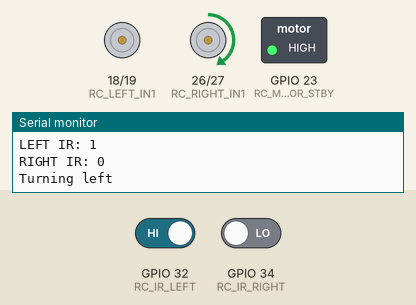
The program below on a simulated ESP32. Parts: motor-driver pin pairs drawn as motors (green arrow = first pin HIGH = forward, orange = second pin HIGH = backward, longer = more drive, scaled by the enable pin, stopped while the standby pin is LOW), switched loads named in the program (green lamp = pin HIGH), the last lines printed to the serial monitor. The test bench sets the inputs (shaded band); at power-on: GPIO 32 (RC_IR_LEFT) HIGH, GPIO 34 (RC_IR_RIGHT) LOW.

Above: at 1.2 s.
1.3 s: GPIO 32 (RC_IR_LEFT) driven LOW
At 2.4 s:
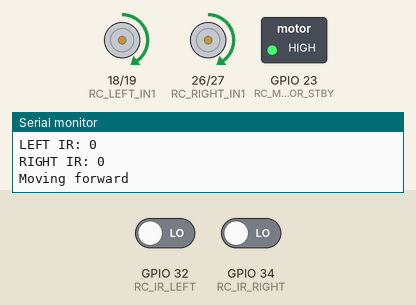
2.8 s: GPIO 34 (RC_IR_RIGHT) driven HIGH
At 3.7 s:
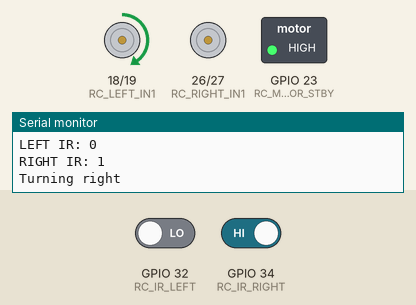
4.3 s: GPIO 32 (RC_IR_LEFT) driven HIGH
At 5.0 s:
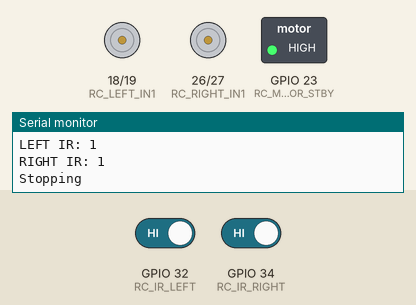
Timing chart, 0 to 7.3 s (numbered marks = the images above; inputs shaded):
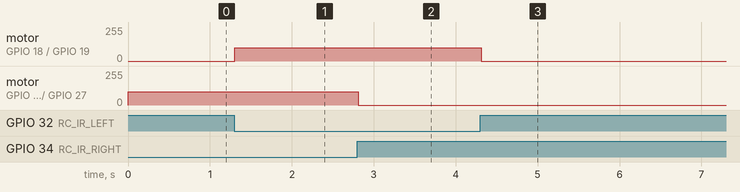

Measured:
- after the input at 1.3 s, motor on GPIO 18 (RC_LEFT_IN1) / GPIO 19 (RC_LEFT_IN2): stopped → forward 100/255 at once
- after the input at 2.8 s, motor on GPIO 26 (RC_RIGHT_IN1) / GPIO 27 (RC_RIGHT_IN2): forward 100/255 → stopped at once
- after the input at 4.3 s, motor on GPIO 18 (RC_LEFT_IN1) / GPIO 19 (RC_LEFT_IN2): forward 100/255 → stopped at once

The program:

main.cpp
```cpp
#define RC_MOTOR_STBY 23

// Left motor
#define RC_LEFT_PWM 33
#define RC_LEFT_IN1 18
#define RC_LEFT_IN2 19

// Right motor
#define RC_RIGHT_PWM 25
#define RC_RIGHT_IN1 26
#define RC_RIGHT_IN2 27

#define RC_IR_LEFT 32
#define RC_IR_RIGHT 34

#define SPEED 100

#include <Arduino.h>

void setup()
{
    Serial.begin(115200);
    pinMode(RC_MOTOR_STBY, OUTPUT);
    pinMode(RC_LEFT_PWM, OUTPUT);
    pinMode(RC_LEFT_IN1, OUTPUT);
    pinMode(RC_LEFT_IN2, OUTPUT);
    pinMode(RC_RIGHT_PWM, OUTPUT);
    pinMode(RC_RIGHT_IN1, OUTPUT);
    pinMode(RC_RIGHT_IN2, OUTPUT);
    pinMode(RC_IR_LEFT, INPUT);
    pinMode(RC_IR_RIGHT, INPUT);
    digitalWrite(RC_MOTOR_STBY,HIGH);
}

void loop()
{
    int leftSensorValue = digitalRead(RC_IR_LEFT);
    int rightSensorValue = digitalRead(RC_IR_RIGHT);
    Serial.print("LEFT IR: ");
    Serial.println(leftSensorValue);
    Serial.print("RIGHT IR: ");
    Serial.println(rightSensorValue);

    if (leftSensorValue == LOW && rightSensorValue == LOW)
    {
        // Both sensors detect the line, move forward
        digitalWrite(RC_LEFT_IN1, HIGH);
        digitalWrite(RC_LEFT_IN2, LOW);
        analogWrite(RC_LEFT_PWM, SPEED);

        digitalWrite(RC_RIGHT_IN1, HIGH);
        digitalWrite(RC_RIGHT_IN2, LOW);
        analogWrite(RC_RIGHT_PWM, SPEED);
        Serial.println("Moving forward");
    }
    else if (leftSensorValue == HIGH && rightSensorValue == LOW)
    {
        // Left sensor detects the line, turn left
        digitalWrite(RC_LEFT_IN1, LOW);
        digitalWrite(RC_LEFT_IN2, LOW);
        analogWrite(RC_LEFT_PWM, 0);

        digitalWrite(RC_RIGHT_IN1, HIGH);
        digitalWrite(RC_RIGHT_IN2, LOW);
        analogWrite(RC_RIGHT_PWM, SPEED);
        Serial.println("Turning left");
    }
    else if (leftSensorValue == LOW && rightSensorValue == HIGH)
    {
        // Right sensor detects the line, turn right
        digitalWrite(RC_LEFT_IN1, HIGH);
        digitalWrite(RC_LEFT_IN2, LOW);
        analogWrite(RC_LEFT_PWM, SPEED);

        digitalWrite(RC_RIGHT_IN1, LOW);
        digitalWrite(RC_RIGHT_IN2, LOW);
        analogWrite(RC_RIGHT_PWM, 0);
        Serial.println("Turning right");
    }
    else
    {
        // No sensors detect the line, stop
        digitalWrite(RC_LEFT_IN1, LOW);
        digitalWrite(RC_LEFT_IN2, LOW);
        analogWrite(RC_LEFT_PWM, 0);

        digitalWrite(RC_RIGHT_IN1, LOW);
        digitalWrite(RC_RIGHT_IN2, LOW);
        analogWrite(RC_RIGHT_PWM, 0);
        Serial.println("Stopping");
    }
    delay(100); // Add a small delay to avoid overwhelming the serial output
}
```
